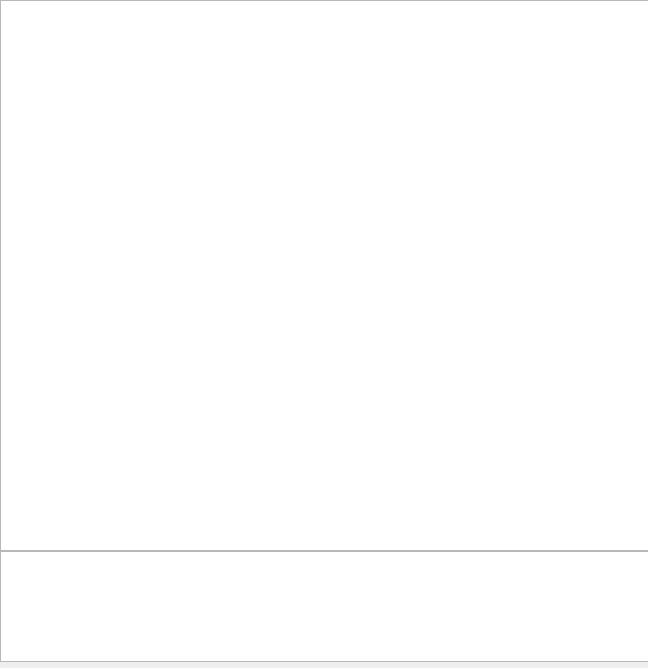
<?xml version="1.0" encoding="UTF-8"?>
<ui version="4.0">
 <class>Matchfield</class>
 <widget class="QDialog" name="Matchfield">
  <property name="geometry">
   <rect>
    <x>0</x>
    <y>0</y>
    <width>648</width>
    <height>668</height>
   </rect>
  </property>
  <property name="windowTitle">
   <string>Matchfield</string>
  </property>
  <widget class="QGraphicsView" name="graphicsView">
   <property name="geometry">
    <rect>
     <x>0</x>
     <y>0</y>
     <width>651</width>
     <height>551</height>
    </rect>
   </property>
  </widget>
  <widget class="QGraphicsView" name="graphicsView_2">
   <property name="geometry">
    <rect>
     <x>0</x>
     <y>551</y>
     <width>651</width>
     <height>111</height>
    </rect>
   </property>
  </widget>
 </widget>
 <layoutdefault spacing="6" margin="11"/>
 <resources/>
 <connections/>
</ui>
